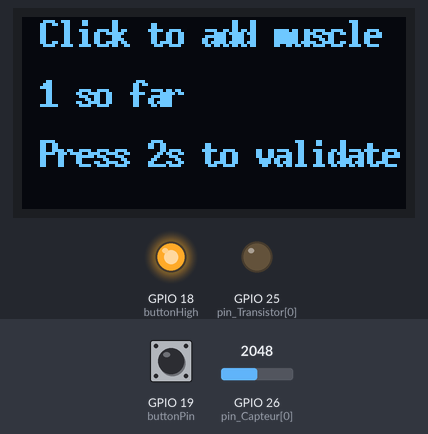
Bench run of a sketch on a simulated ESP32. Shown: 128×64 one-colour display, output pins drawn as LEDs (lit = HIGH). The inputs (shaded band) are chosen by the test bench; at power-on: GPIO 19 (buttonPin) LOW, GPIO 26 (pin_Capteur[0]) = 2048.

Above: at 7.1 s.
7.2 s: GPIO 19 (buttonPin) pulled HIGH for 3.2 s
At 10.2 s:
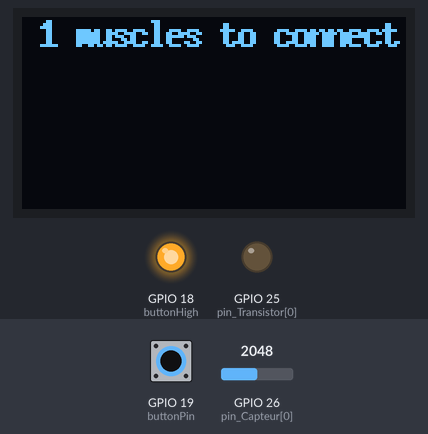
13.4 s: GPIO 19 (buttonPin) pulled HIGH for 1 s
At 13.78 s:
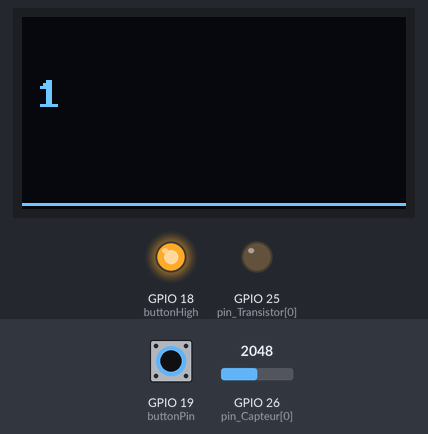
15.0 s: GPIO 26 (pin_Capteur[0]) set to 2866
At 15.39 s:
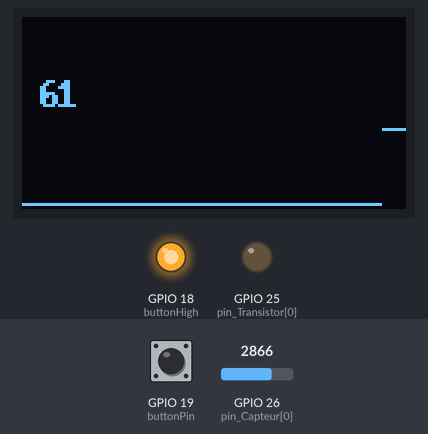
18.0 s: GPIO 26 (pin_Capteur[0]) set to 3529
At 19.8 s:
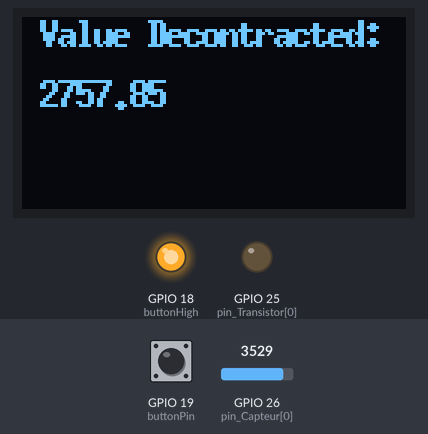
20.4 s: GPIO 26 (pin_Capteur[0]) set to 3635
Timing chart, 0 to 23.4 s (numbered marks = the images above; inputs shaded):
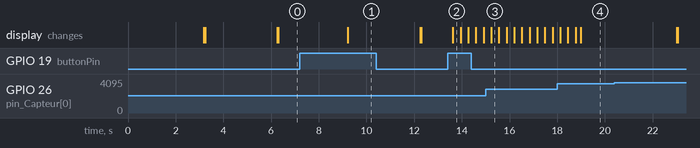

Measured:
- after the input at 7.2 s, the display: changes after 2.0 s (image 1)
- after the input at 13.4 s, the display: changes after 0.22 s (image 2)

The sketch:

code_multi_muscles_sig.ino
```cpp
#include <Wire.h>
#include <U8g2lib.h> //Oled Library
#include "logo.h"

U8G2_SH1106_128X64_NONAME_F_HW_I2C u8g2(U8G2_R0,/*reset=*/U8X8_PIN_NONE);
//U8G2_SH1106_128X64_NONAME_F_HW_I2C u8g2(U8G2_R0,/*reset=*/U8G2_PIN_NONE);

const int max_muscles = 4;
float threshold[max_muscles];
int num_muscles = 1;

// constants won't change. They're used here to set pin numbers:
const int buttonPin = 19;     // the number of the pushbutton pin
const int buttonHigh = 18;
//Add as much pin_capteur and pin_transistor as you connect muscles on the case (max 8)
const byte pin_Capteur[] = {26,32};
const byte pin_Transistor[] = {25,33};
int array_values[128]; // tableau contenant les valeurs analogRead mappées pour l'affichage medecin


void setup()
{
  u8g2.setFont(u8g2_font_6x13B_tf);
  pinMode(buttonPin, INPUT);
  pinMode(buttonHigh, OUTPUT);
  digitalWrite(buttonHigh, HIGH);
  u8g2.begin();
  drawLogo();
  delay(3000);
  Serial.begin(115200); //default baud rate for ESP32
  delay(100); // give me time to bring up serial monitor
  u8g2.setFont(u8g2_font_6x13B_tf);

  DisplayOLED2("Let's Play To Heal!" ,0);
  DisplayOLED2("Distributed by",1);
  DisplayOLED2("Microsoft x ESILV",2);
  delay(3000);

  //set number of muscles to connect to the device.
  num_muscles = CountMuscles2();

  //set the loop that iterates as many times as there are muscles to connect
  for (int m=0; m<num_muscles; m++){
    pinMode(pin_Transistor[m], OUTPUT);
    digitalWrite(pin_Transistor[m], LOW);

    int clic = 0;
    DisplayOLED2("Muscle "+String(m+1),0);
    DisplayOLED2("Relax then",1);
    DisplayOLED2("press button",2);

    for (int i = 0; i<128;i++){
      int a = analogRead(pin_Capteur[m]);
      if(a<2000){
        a = 2000;
      }
      a = map(a,2000,4095,63,0);
      array_values[i] = a;
      delay(10);
    }

    while(clic != 1){
      if(digitalRead(buttonPin)==HIGH) clic = clic +1;
    }

    // We have the minimum mean value
    float mean_decontract = Mean(m, 0);
    DisplayOLED2("Value Decontracted:",0);
    DisplayOLED2(String(mean_decontract),1);
    delay(4000);

    DisplayOLED2("Contract muscle "+String(m+1),0);
    DisplayOLED2("Keep contracting",1);
    DisplayOLED2("when pressing Button",2);

    while(clic != 2){
      if(digitalRead(buttonPin)==HIGH) clic = clic +1;
    }

    // We have the contracted mean value
    float mean_contract = Mean(m, mean_decontract);
    DisplayOLED2("Value Contracted:",0);
    DisplayOLED2(String(mean_contract),1);

    threshold[m] = mean_decontract + 0.3 * (mean_contract - mean_decontract);
    delay(3000);
    DisplayOLED2("Threshold "+String(m+1)+":",0);
    DisplayOLED2(String(threshold[m]),1);
    delay(3000);
  }
}


void loop()
{
  for(int m=0;m<num_muscles;m++){
    SendSignal(m);
  }
  delay(100);
}


float Mean(int m, float mini)
{
  float value = analogRead(pin_Capteur[m]);
  float mean = value;

  for (int i = 1; i < 200 ; i++){
    value = analogRead(pin_Capteur[m]);

    // Si la valeur est dans le même ton que la moyenne
    if(value - mean < 1000 && value > 2*mini)
    {
      DisplayCurve(m, i);
      mean = mean*i/(i+1) + value/(i+1);
    }
    else
    {
      DisplayCurve(m, i);
      i--; //On ne compte pas cette itération
    }
    delay(1);
  }
  return mean;
}

//Function that update the array of values registered from muscle m.
//This is mostly useful for the DisplayCurve function
void UpdateArray(int m){
  // Fonction update tab
  for (int i = 0; i<127;i++){
    array_values[i]= array_values[i+1];
  }
  int c = analogRead(pin_Capteur[m]);
  if(c<2000){
    c = 2000;
  }
  //We map those values between 0 and 63 because this is the height of our OLED in pixels
  array_values[127] = map(c,2000,4095,63,0);
}

//Function that displays on the OLED the curve of the contraction of muscle m.
void DisplayCurve(int m, int ite){
  UpdateArray(m);
  u8g2.clearBuffer();
  for (int i = 0; i<128;i++){
    int b = array_values[i];
    u8g2.drawPixel(i,b);
    u8g2.setCursor(6, 30);
    u8g2.print(ite);
  }
  u8g2.sendBuffer();
}

//Function that returns the number of muscle to connect and play with.
int CountMuscles(){
  //we need to know how many muscles the user is going to connect.
  //To do so, we can ask the user to click the button as many times as he wants muscles
  int muscles = 1;
  bool changed = true;

  while(changed){
    DisplayOLED2("Click to add muscle",0);
    DisplayOLED2(String(muscles)+" so far",1);
    double start = millis();
    while(millis() - start <3000){
      if(digitalRead(buttonPin)==HIGH)
      {
        muscles = (muscles%max_muscles +1);
        DisplayOLED2("Click to add muscle",0);
        DisplayOLED2(String(muscles)+" so far",1);
        delay(300);
        start = millis();
      }
    }
    start=millis();

    DisplayOLED2("Connect "+String(muscles)+" muscles?",0);
    DisplayOLED2("Yes: press button.",1);
    DisplayOLED2("No: just wait.",2);
    while(millis()-start<3000){
      if(digitalRead(buttonPin)==HIGH)
      {
        changed = false;
        break;
      }
    }
  }
  DisplayOLED2(String(muscles)+" muscles to connect",0);
  delay(2000);
  return muscles;
}

int CountMuscles2(){
  //we need to know how many muscles the user is going to connect.
  //To do so, we can ask the user to click the button as many times as he wants muscles
  int muscles = 1;
  bool changed = true;
  bool memo_appuiLong = false;
  double memo_temps = 0;
  int appuiLimite = 2000;

  DisplayOLED2("Click to add muscle",0);
  DisplayOLED2(String(muscles)+" so far",1);
  DisplayOLED2("Press 2s to validate",2);

  while(changed){
    double temps = millis();
    if (digitalRead(buttonPin)==HIGH) { // si le bouton est à HIGH
        if (temps - memo_temps > appuiLimite ){
          changed = false;
        }
        memo_appuiLong = true;
    }
    else {
      if(memo_appuiLong) {
        muscles = (muscles%max_muscles +1);
        DisplayOLED2("Click to add muscle",0);
        DisplayOLED2(String(muscles)+" so far",1);
        DisplayOLED2("Press 2s to validate",2);
        memo_appuiLong = false;
      }
      memo_temps=temps; // mémorise le temps quand on a appuyé sur le bouton
    }
  }
  DisplayOLED2(String(muscles)+" muscles to connect",0);
  delay(3000);
  return muscles;
}

//Function that sets the voltage of the pin transistor of muscle m to HIGH (=Contact) if the value read
//on pin capteur of muscle m is higher than the previously set threshold for muscle m
void SendSignal(int m){
  int muscle = analogRead(pin_Capteur[m]);
  if(muscle>threshold[m])
  {
    digitalWrite(pin_Transistor[m], HIGH);
    DisplayOLED2("CONTACT "+String(m+1),m);
  }
  else
  {
    digitalWrite(pin_Transistor[m], LOW);
    DisplayOLED2("RAS "+String(m+1),m);
  }
}

//Function to display elements on the OLED
//This function takes into parameters one array of strings.
//Then we iterate through this array and display each one element below the other.
//This function tends to work badly because arrays of strings are not well supported on C with allocation, pointers and stuff.
//Consequences were that it printed garbage values on the OLED and the serial monitor.
//An alternative would be to use char pointer arrays but we prefered to create another simpler function (below)
void DisplayOLED(char *s[]){
  u8g2.clearBuffer();
  for(int n=0; n<sizeof(s);n++){
    u8g2.setCursor(8, 10+20*n);
    u8g2.print(s[n]);
    Serial.println(s[n]);
    delay(100);
  }
  u8g2.sendBuffer();
}

//Function to display elements on the OLED
//This function takes into parameters one string and one integer corresponding to the position of the String.
//If the position of the string is 0, then we have to clear the buffer first then display it.
//Otherwise we simply display the string without clearing the buffer.
//Thanks to this function, we don't deal with arrays anymore and the display works perfectly.
void DisplayOLED2(String s, int pos){
  if(pos==0){u8g2.clearBuffer();}
  u8g2.setCursor(6, 10+20*pos);
  u8g2.print(s);
  u8g2.sendBuffer();
}

void drawLogo() {
 u8g2.firstPage();
 do {
   u8g2.drawXBMP(0, 0, logo_width, logo_height, logo);
 } while ( u8g2.nextPage() );
}
```

Source omitted: logo.h (data table, 6501 bytes)
